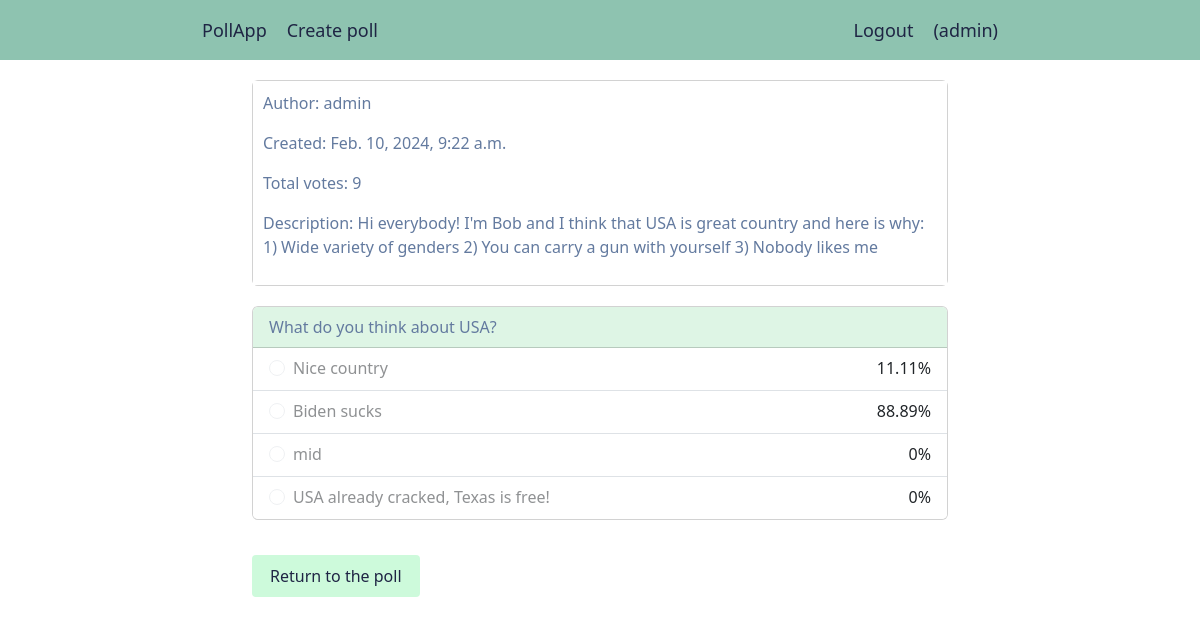
Screenshot of /poll/detail/12/result/ (signed in) with the database file from the repository.
### poll/models.py (models this page shows, shortened)
class Poll(models.Model):
	owner = models.ForeignKey(User, on_delete=models.CASCADE)
	title = models.CharField(max_length=300, blank=False)
	description = models.TextField(blank=True)
	created = models.DateTimeField(auto_now_add=True)
	class Meta:
		ordering = ['-created']
	def get_result(self) -> dict:
		result = {}
		choices = self.choices.all()
		total_votes = self.total_votes(choices)
		for choice in choices:
			if not choice.votes:
				result[choice.id] = 0
				continue
			result[choice.id] = round((choice.votes / total_votes) * 100, 2)
		return result
	def total_votes(self, queryset=None) -> int:
		total = 0
		if not queryset:
			queryset = self.choices.all()
		for choice in queryset:
			total += choice.votes
		return total

class Choice(models.Model):
	poll = models.ForeignKey(Poll, on_delete=models.CASCADE,
							 	   related_name='choices')
	user_votes = models.ManyToManyField(User, related_name='voted_for')
	choice = models.CharField(max_length=200)
	votes = models.PositiveIntegerField(default=0)
	def has_user(self, user: Type['User']) -> bool:
		return user in self.user_votes.all()

### poll/views.py (the view)
# urls.py: path('detail/<pk>/result/', views.PollResultView.as_view(),
class PollResultView(View, TemplateResponseMixin):
	template_name = 'polls/result.html'
	def get(self, request, pk):
		poll = get_object_or_404(Poll, id=pk)
		choices = poll.choices.all()
		poll_result = poll.get_result()
		context_choices = {}
		selected_choice_id = None
		for choice in choices:
			if choice.has_user(request.user):
				selected_choice_id = choice.id
			context_choices[choice.id] = [choice.choice,
									      poll_result[choice.id]]
		context = {'choices': context_choices,
				   'poll': poll,
				   'selected_choice_id': selected_choice_id}
		return self.render_to_response(context)

### poll/templates/polls/result.html (shortened to what this page needs)
{% extends "base.html" %}
{% block content %}
	<div class="card">
  	<div class="card-body card-info">
    	<p>Author: {{ poll.owner }}</p>
    	<p>Created: {{ poll.created }}</p>
    	<p>Total votes: {{ poll.total_votes }}</p>
    	{% if poll.description %}
    		<p>Description: {{ poll.description }}</p>
  		{% endif %}
  	</div>
	</div>
	<div class="card">
		<div class="card-header">
	  	{{ poll.title }}
		</div>
	    <ul class="list-group list-group-flush">
		    {% for id, choice in choices.items %}
				  <li class="list-group-item">
				    <div class="form-check form-check-inline">
			  			<input class="form-check-input" type="radio" name="choices" id="{{ id }}" value="{{ id }}"
			  			{% if selected_choice_id == id %}checked disabled{% else %}disabled{% endif %}>
			  			<label class="form-check-label" for="{{ id }}">
			  				{{ choice|first }}
			  			</label>
						</div>
						{{ choice|last }}%
					</li>
		    {% endfor %}
		  </ul>
	</div>
	<a href="{% url 'poll:detail' poll.id %}" class="btn btn-mint">Return to the poll</a>
{% endblock %}

### poll/templates/base.html (shortened to what this page needs)
{% load django_bootstrap5 %}
{% load static %}
<!DOCTYPE html>
<html>
<head>
	{% bootstrap_css %}
	<link rel="stylesheet" type="text/css" href="{% static 'css/base.css' %}">
</head>
<body>
	<ul class="nav-bar">
		<a href="{% url 'poll:list' %}" class="nav-item">PollApp</a>
		{% if request.user.is_authenticated %}
			<a href="{% url 'poll:create' %}" class="nav-item">Create poll</a>
			<a href="{% url 'users:logout' %}" class="nav-auth">Logout</a>
			<li class="nav-item">({{ request.user.username }})</li>
		{% else %}
			<a href="{% url 'users:login' %}" class="nav-auth">Login</a>
			<a href="{% url 'users:registration' %}" class="nav-auth">Registration</a>
		{% endif %}
	</ul>
	<div class="container">
		{% block content %}
		{% endblock %}
	</div>
</body>
</html>

### poll/static/css/base.css (style rules this page uses)
.nav-bar { background-color: #8EC3B0; width: 100%; height: 60px; margin-bottom: 20px; padding-left: 16%; padding-right: 16%; list-style: none; display: flex; justify-content: space-between; align-items: center; }
.nav-item, .nav-auth { text-decoration: none; font-size: 18px; font-weight: 500; color: #1F2544; padding: 0 10px; white-space: nowrap; text-overflow: ellipsis; }
.nav-auth { margin-left: auto; }
.container { max-width: 60%; }
.card { color: #1F2544; margin-bottom: 20px; }
.card-header { background-color: #DEF5E5; color: #637A9F !important; }
.card-body { background-color: #BCEAD5; color: #637A9F !important; }
.btn-mint { display: inline-block; background-color: #CDFADB; color: #1F2544; padding: 8px 17px 8px 17px; border-radius: .25rem; margin: 15px 10px 15px 0px; }
.card-info { background-color: #ffff; padding: 10px; }
.list-group-item { display: flex; justify-content: space-between; }

### rows the page displays
Poll: owner "admin", created "Feb. 10, 2024, 9:22 a.m.", total_votes "9", description "Hi everybody! I'm Bob and I think that USA is great country and here is why: 1) Wide variety of genders 2) You can carry a gun with yourself 3) Nobody likes me", title "What do you think about USA?"
Choice: choice "Nice country", choice "11.11"
Choice: choice "Biden sucks", choice "88.89"
Choice: choice "mid", votes "0"
Choice: choice "USA already cracked, Texas is free!", votes "0"

### other values shown
{{ request.user.username }} "admin"
